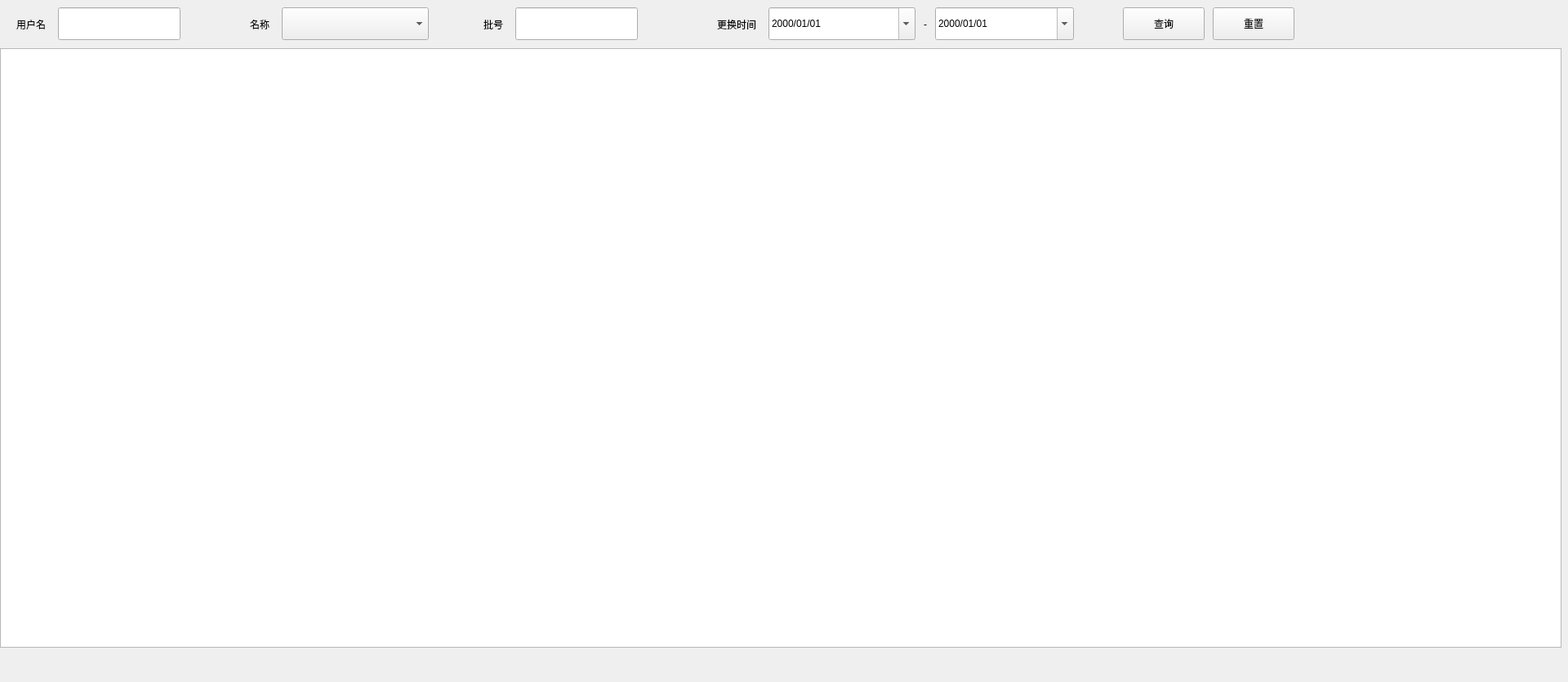
<?xml version="1.0" encoding="UTF-8"?>
<ui version="4.0">
 <class>QConsumableChangeLogWgt</class>
 <widget class="QWidget" name="QConsumableChangeLogWgt">
  <property name="geometry">
   <rect>
    <x>0</x>
    <y>0</y>
    <width>1920</width>
    <height>835</height>
   </rect>
  </property>
  <property name="windowTitle">
   <string>QConsumableChangeLogWgt</string>
  </property>
  <widget class="QWidget" name="widget_2" native="true">
   <property name="geometry">
    <rect>
     <x>0</x>
     <y>0</y>
     <width>1912</width>
     <height>793</height>
    </rect>
   </property>
   <layout class="QVBoxLayout" name="verticalLayout">
    <property name="spacing">
     <number>0</number>
    </property>
    <property name="leftMargin">
     <number>0</number>
    </property>
    <property name="topMargin">
     <number>0</number>
    </property>
    <property name="rightMargin">
     <number>0</number>
    </property>
    <property name="bottomMargin">
     <number>0</number>
    </property>
    <item>
     <widget class="QWidget" name="widget_3" native="true">
      <property name="minimumSize">
       <size>
        <width>0</width>
        <height>59</height>
       </size>
      </property>
      <property name="maximumSize">
       <size>
        <width>1912</width>
        <height>59</height>
       </size>
      </property>
      <property name="bordersB" stdset="0">
       <string>bottom</string>
      </property>
      <property name="bks" stdset="0">
       <string>gray</string>
      </property>
      <widget class="QWidget" name="widget1" native="true">
       <property name="geometry">
        <rect>
         <x>0</x>
         <y>0</y>
         <width>1911</width>
         <height>59</height>
        </rect>
       </property>
       <widget class="QWidget" name="widget" native="true">
        <property name="geometry">
         <rect>
          <x>0</x>
          <y>0</y>
          <width>1851</width>
          <height>59</height>
         </rect>
        </property>
        <layout class="QHBoxLayout" name="horizontalLayout_7">
         <property name="spacing">
          <number>20</number>
         </property>
         <property name="leftMargin">
          <number>20</number>
         </property>
         <property name="topMargin">
          <number>0</number>
         </property>
         <property name="rightMargin">
          <number>0</number>
         </property>
         <property name="bottomMargin">
          <number>0</number>
         </property>
         <item>
          <layout class="QHBoxLayout" name="horizontalLayout_6">
           <property name="spacing">
            <number>15</number>
           </property>
           <item>
            <widget class="QLabel" name="label_9">
             <property name="text">
              <string>用户名</string>
             </property>
            </widget>
           </item>
           <item>
            <widget class="QLineEdit" name="user_edit">
             <property name="minimumSize">
              <size>
               <width>150</width>
               <height>40</height>
              </size>
             </property>
             <property name="maximumSize">
              <size>
               <width>150</width>
               <height>40</height>
              </size>
             </property>
            </widget>
           </item>
           <item>
            <spacer name="horizontalSpacer_3">
             <property name="orientation">
              <enum>Qt::Horizontal</enum>
             </property>
             <property name="sizeHint" stdset="0">
              <size>
               <width>40</width>
               <height>20</height>
              </size>
             </property>
            </spacer>
           </item>
          </layout>
         </item>
         <item>
          <layout class="QHBoxLayout" name="horizontalLayout_5">
           <property name="spacing">
            <number>15</number>
           </property>
           <item>
            <widget class="QLabel" name="label_8">
             <property name="text">
              <string>名称</string>
             </property>
            </widget>
           </item>
           <item>
            <widget class="QComboBox" name="name_combox">
             <property name="minimumSize">
              <size>
               <width>180</width>
               <height>40</height>
              </size>
             </property>
             <property name="maximumSize">
              <size>
               <width>180</width>
               <height>40</height>
              </size>
             </property>
            </widget>
           </item>
           <item>
            <spacer name="horizontalSpacer_4">
             <property name="orientation">
              <enum>Qt::Horizontal</enum>
             </property>
             <property name="sizeHint" stdset="0">
              <size>
               <width>40</width>
               <height>20</height>
              </size>
             </property>
            </spacer>
           </item>
          </layout>
         </item>
         <item>
          <layout class="QHBoxLayout" name="horizontalLayout_3">
           <property name="spacing">
            <number>15</number>
           </property>
           <item>
            <widget class="QLabel" name="label_7">
             <property name="text">
              <string>批号</string>
             </property>
            </widget>
           </item>
           <item>
            <widget class="QLineEdit" name="batch_num_edit">
             <property name="minimumSize">
              <size>
               <width>150</width>
               <height>40</height>
              </size>
             </property>
             <property name="maximumSize">
              <size>
               <width>150</width>
               <height>40</height>
              </size>
             </property>
            </widget>
           </item>
           <item>
            <spacer name="horizontalSpacer_2">
             <property name="orientation">
              <enum>Qt::Horizontal</enum>
             </property>
             <property name="sizeHint" stdset="0">
              <size>
               <width>40</width>
               <height>20</height>
              </size>
             </property>
            </spacer>
           </item>
          </layout>
         </item>
         <item>
          <layout class="QHBoxLayout" name="horizontalLayout_2">
           <property name="spacing">
            <number>15</number>
           </property>
           <item>
            <widget class="QLabel" name="label_12">
             <property name="text">
              <string>更换时间</string>
             </property>
            </widget>
           </item>
           <item>
            <layout class="QHBoxLayout" name="horizontalLayout_4">
             <property name="spacing">
              <number>10</number>
             </property>
             <item>
              <widget class="QDateEdit" name="lower_date_edit">
               <property name="minimumSize">
                <size>
                 <width>180</width>
                 <height>40</height>
                </size>
               </property>
               <property name="maximumSize">
                <size>
                 <width>180</width>
                 <height>40</height>
                </size>
               </property>
               <property name="wrapping">
                <bool>false</bool>
               </property>
               <property name="buttonSymbols">
                <enum>QAbstractSpinBox::NoButtons</enum>
               </property>
               <property name="showGroupSeparator" stdset="0">
                <bool>false</bool>
               </property>
               <property name="currentSection">
                <enum>QDateTimeEdit::YearSection</enum>
               </property>
               <property name="displayFormat">
                <string>yyyy/MM/dd</string>
               </property>
               <property name="calendarPopup">
                <bool>true</bool>
               </property>
              </widget>
             </item>
             <item>
              <widget class="QLabel" name="label_13">
               <property name="text">
                <string>-</string>
               </property>
               <property name="alignment">
                <set>Qt::AlignCenter</set>
               </property>
              </widget>
             </item>
             <item>
              <widget class="QDateEdit" name="upper_date_edit">
               <property name="minimumSize">
                <size>
                 <width>170</width>
                 <height>40</height>
                </size>
               </property>
               <property name="maximumSize">
                <size>
                 <width>180</width>
                 <height>40</height>
                </size>
               </property>
               <property name="styleSheet">
                <string notr="true"/>
               </property>
               <property name="buttonSymbols">
                <enum>QAbstractSpinBox::NoButtons</enum>
               </property>
               <property name="currentSection">
                <enum>QDateTimeEdit::YearSection</enum>
               </property>
               <property name="displayFormat">
                <string>yyyy/MM/dd</string>
               </property>
               <property name="calendarPopup">
                <bool>true</bool>
               </property>
              </widget>
             </item>
             <item>
              <spacer name="horizontalSpacer_5">
               <property name="orientation">
                <enum>Qt::Horizontal</enum>
               </property>
               <property name="sizeHint" stdset="0">
                <size>
                 <width>40</width>
                 <height>20</height>
                </size>
               </property>
              </spacer>
             </item>
            </layout>
           </item>
          </layout>
         </item>
         <item>
          <layout class="QHBoxLayout" name="horizontalLayout">
           <property name="spacing">
            <number>10</number>
           </property>
           <item>
            <widget class="QPushButton" name="query_btn">
             <property name="minimumSize">
              <size>
               <width>100</width>
               <height>40</height>
              </size>
             </property>
             <property name="maximumSize">
              <size>
               <width>100</width>
               <height>40</height>
              </size>
             </property>
             <property name="text">
              <string>查询</string>
             </property>
             <property name="buttons" stdset="0">
              <string>flat_btn</string>
             </property>
            </widget>
           </item>
           <item>
            <widget class="QPushButton" name="reset_btn">
             <property name="minimumSize">
              <size>
               <width>100</width>
               <height>40</height>
              </size>
             </property>
             <property name="maximumSize">
              <size>
               <width>100</width>
               <height>40</height>
              </size>
             </property>
             <property name="text">
              <string>重置</string>
             </property>
             <property name="buttons" stdset="0">
              <string>flat_btn</string>
             </property>
            </widget>
           </item>
          </layout>
         </item>
         <item>
          <spacer name="horizontalSpacer">
           <property name="orientation">
            <enum>Qt::Horizontal</enum>
           </property>
           <property name="sizeHint" stdset="0">
            <size>
             <width>40</width>
             <height>20</height>
            </size>
           </property>
          </spacer>
         </item>
        </layout>
       </widget>
      </widget>
     </widget>
    </item>
    <item>
     <widget class="QTableView" name="tableView">
      <property name="styleSheet">
       <string notr="true"/>
      </property>
      <property name="verticalScrollBarPolicy">
       <enum>Qt::ScrollBarAsNeeded</enum>
      </property>
      <property name="showGrid">
       <bool>false</bool>
      </property>
      <attribute name="horizontalHeaderHighlightSections">
       <bool>false</bool>
      </attribute>
      <attribute name="horizontalHeaderStretchLastSection">
       <bool>true</bool>
      </attribute>
      <attribute name="verticalHeaderDefaultSectionSize">
       <number>44</number>
      </attribute>
      <attribute name="verticalHeaderMinimumSectionSize">
       <number>44</number>
      </attribute>
     </widget>
    </item>
   </layout>
  </widget>
 </widget>
 <layoutdefault spacing="6" margin="11"/>
 <resources/>
 <connections/>
</ui>
